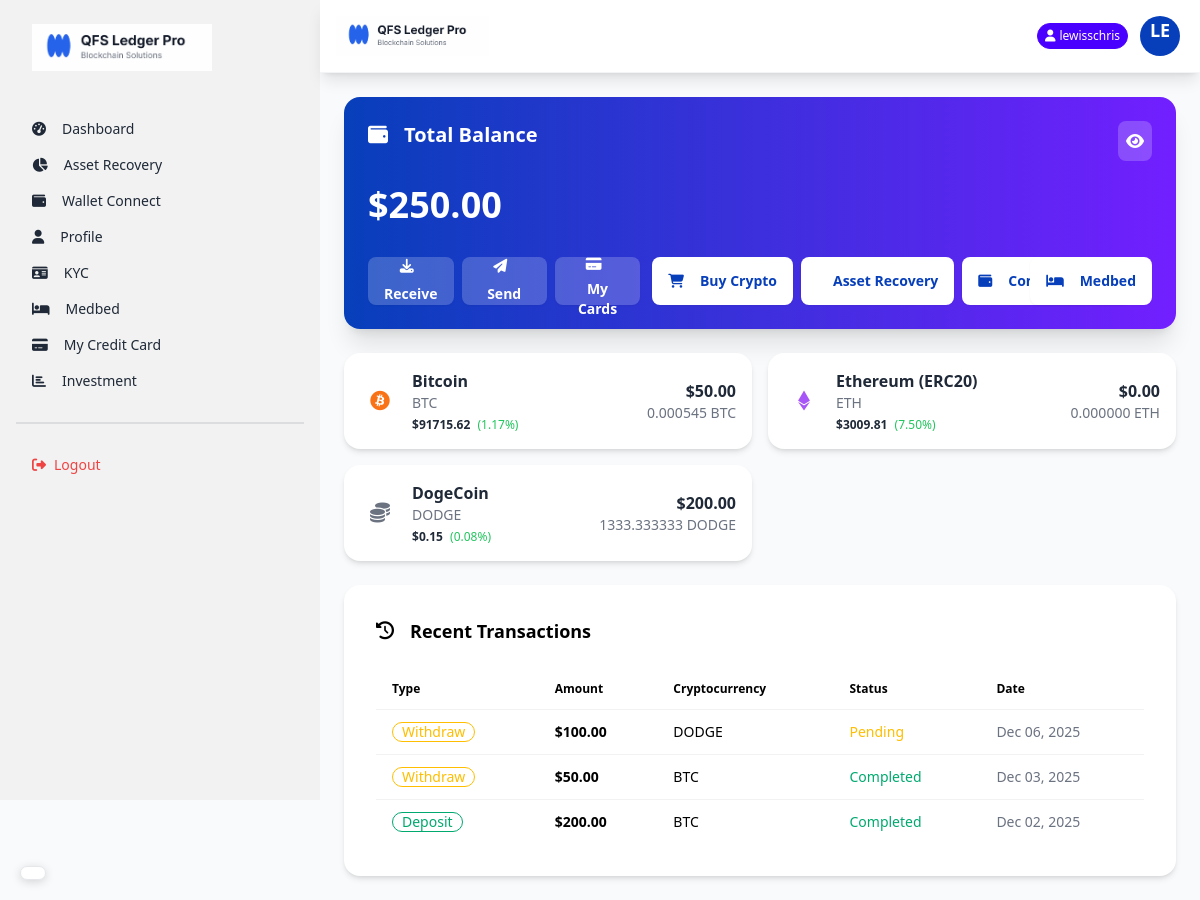
The app's page /dashboard/ (signed in), older data.
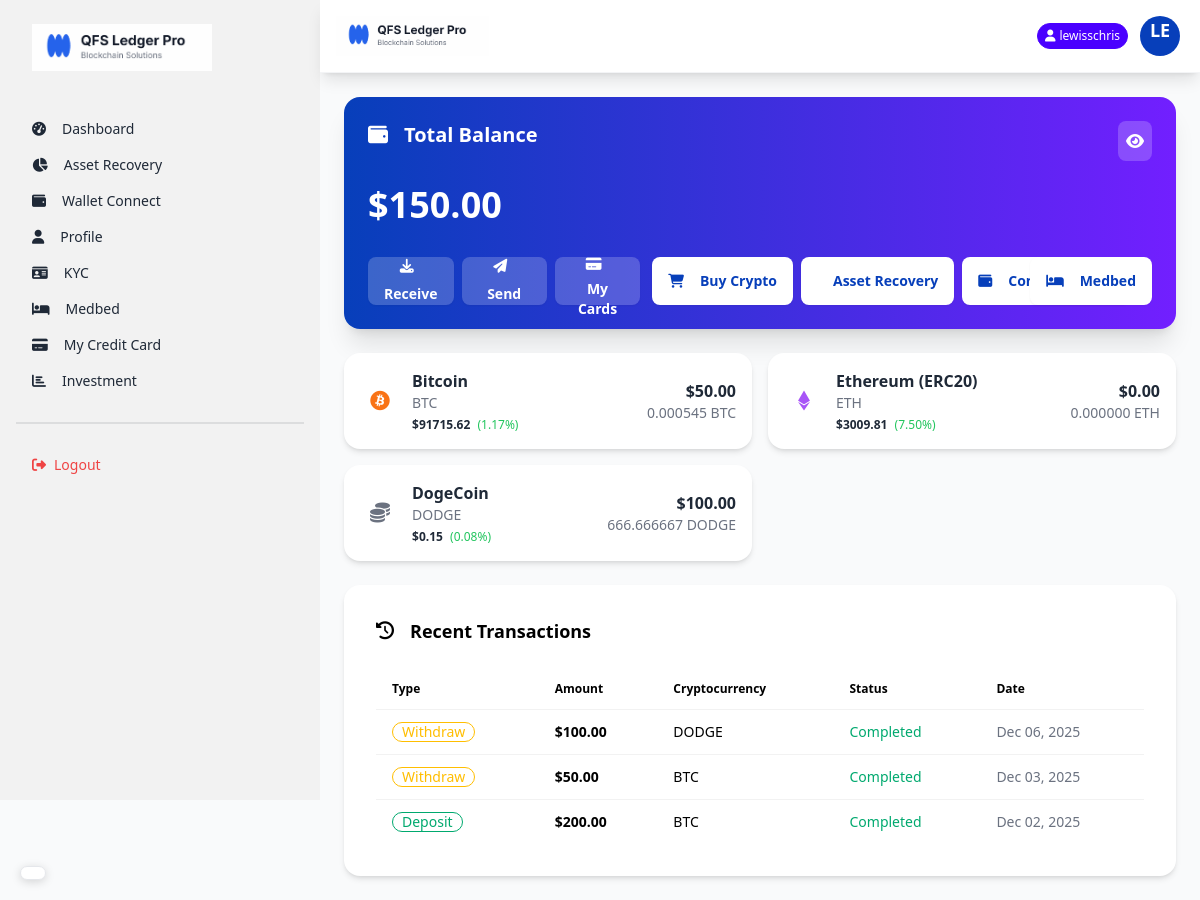
The same page, newer data.
### core/models.py (models this page shows, shortened)
class TotalBalance(models.Model):
    user = models.OneToOneField(User, on_delete=models.CASCADE)
    total_usd_balance = models.DecimalField(max_digits=20, decimal_places=2, default=0)
    last_updated = models.DateTimeField(auto_now=True)
    def calculate_total_balance(self):
        holdings = UserCryptoHolding.objects.filter(user=self.user)
        total = sum(holding.amount_in_usd for holding in holdings)
        self.total_usd_balance = total
        self.save()
        return total

class Crytocurrency(models.Model):
    name = models.CharField(max_length=50)
    symbol = models.CharField(max_length=10)
    logo = models.ImageField(upload_to='crypto_logos/', blank=True, null=True)
    coin_price = models.DecimalField(max_digits=20, decimal_places=2)
    market_percentage = models.DecimalField(max_digits=5, decimal_places=2)
    created_at = models.DateTimeField(auto_now_add=True)
    def get_icon_class(self):
        icon_map = {
            'BTC': 'fab fa-bitcoin text-orange-500',
            'ETH': 'fab fa-ethereum text-purple-500',
            'BNB': 'fab fa-bnb text-yellow-500',
            'XRP': 'fas fa-x text-black',
            'ADA': 'fab fa-ada text-blue-500',
            'DOGE': 'fab fa-dogecoin text-yellow-400',
        }
        return icon_map.get(self.symbol, 'fas fa-coins text-gray-500')

class UserCryptoHolding(models.Model):
    user = models.ForeignKey(User, on_delete=models.CASCADE)
    cryptocurrency = models.ForeignKey(Crytocurrency, on_delete=models.CASCADE)
    amount_in_usd = models.DecimalField(max_digits=20, decimal_places=2)
    amount = models.DecimalField(max_digits=20, decimal_places=8)
    acquired_at = models.DateTimeField(auto_now_add=True)

class Withdrawal(models.Model):
    user = models.ForeignKey(User, on_delete=models.CASCADE)
    cryptocurrency = models.ForeignKey(Crytocurrency, on_delete=models.CASCADE)
    amount_in_usd = models.DecimalField(max_digits=20, decimal_places=2)  # Only USD amount
    user_wallet_address = models.CharField(max_length=255)  # User's external wallet address
    tx_hash = models.CharField(max_length=255, blank=True, null=True)  # Transaction hash from blockchain
    status = models.CharField(max_length=20, default='pending', choices=WITHDRAWAL_STATUS_CHOICES)
    created_at = models.DateTimeField(auto_now_add=True)
    updated_at = models.DateTimeField(auto_now=True)

### core/views.py (the view)
# urls.py: path('dashboard/', views.dashboard_view, name='dashboard'),
@login_required
def dashboard_view(request):
    user = request.user
    total_balance_obj, created = TotalBalance.objects.get_or_create(user=user)
    total_balance_obj.calculate_total_balance()
    all_cryptos = Crytocurrency.objects.all()
    user_holdings = UserCryptoHolding.objects.filter(user=user)
    holdings_map = {h.cryptocurrency_id: h for h in user_holdings}
    crypto_data = []
    for crypto in all_cryptos:
        holding = holdings_map.get(crypto.id)
        crypto_data.append({
            'cryptocurrency': crypto,
            'amount': holding.amount if holding else 0,
            'amount_in_usd': holding.amount_in_usd if holding else 0,
        })
    recent_deposits = Deposit.objects.filter(user=user).order_by('-created_at')[:5]
    recent_withdrawals = Withdrawal.objects.filter(user=user).order_by('-created_at')[:5]
    recent_transactions = sorted(
        list(recent_deposits) + list(recent_withdrawals),
        key=lambda x: x.created_at,
        reverse=True
    )[:5]
    try:
        kyc_status = user.kyc.status
    except:
        kyc_status = 'not_submitted'
    wallet_connected = hasattr(user, 'connectwallet')
    context = {
        'total_balance': total_balance_obj,
        'crypto_data': crypto_data,
        'recent_transactions': recent_transactions,
        'kyc_status': kyc_status,
        'wallet_connected': wallet_connected,
    }
    return render(request, 'dashboard.html', context)

### core/templates/dashboard.html (shortened to what the changed rows need)
{% extends "layout.html" %}
{% load static %}
{% block content %}
<main class="flex-1 p-4 md:p-6">
    <div class="card bg-gradient-to-r from-primary to-secondary text-white shadow-xl mb-6">
        <div class="card-body p-4 md:p-6">
            <div class="flex justify-between items-start mb-4">
                <h2 class="card-title text-lg md:text-xl">
                    <i class="fas fa-wallet mr-2"></i>
                    Total Balance
                </h2>
                <div class="bg-white bg-opacity-20 p-2 rounded-lg cursor-pointer" onclick="toggleBalance()">
                </div>
            </div>
            <p class="text-2xl md:text-4xl font-bold mb-6" id="total-balance">
                ${{ total_balance.total_usd_balance|stringformat:".2f" }}
            </p>
            <div class="flex flex-col md:flex-row gap-3">
                <div class="flex justify-between gap-2">
                </div>
            <div class="flex justify-between gap-2">
            </div>
            <a href="{% url 'medbed_request' %}"
                    class="btn btn-sm md:btn-md bg-white text-primary border-none font-bold">
                </a>
            </div>
        </div>
    </div>
    <div class="grid grid-cols-1 md:grid-cols-2 gap-4 mb-6" id="crypto-cards">
        {% for item in crypto_data %}
        <div class="card bg-white shadow-md">
            <div class="card-body p-4">
                <div class="flex justify-between items-center">
                    <div class="flex items-center">
                        <div class="avatar placeholder mr-3">
                            <div class="bg-neutral-focus text-neutral-content rounded-full w-10">
                                <i class="{{ item.cryptocurrency.get_icon_class }} text-xl"></i>
                            </div>
                        </div>
                        <div>
                            <h3 class="font-bold">{{ item.cryptocurrency.name }}</h3>
                            <p class="text-sm text-gray-500">{{ item.cryptocurrency.symbol }}</p>
                            <div class="text-xs mt-1">
                                <span class="font-semibold">${{ item.cryptocurrency.coin_price }}</span>
                                <span class="text-green-500 ml-1">({{ item.cryptocurrency.market_percentage }}%)</span>
                            </div>
                        </div>
                    </div>
                    <div class="text-right">
                        <p class="font-bold">${{ item.amount_in_usd|stringformat:".2f" }}</p>
                        <p class="text-sm text-gray-500">{{ item.amount|stringformat:".6f" }} {{ item.cryptocurrency.symbol }}</p>
                    </div>
                </div>
            </div>
        </div>
        {% endfor %}
    </div>
    <div class="card bg-white shadow-md">
        <div class="card-body">
            <div class="overflow-x-auto">
                <table class="table table-auto w-full text-dark">
                    <thead>
                        <tr>
                            <th class="text-dark">Type</th>
                            <th class="text-dark">Amount</th>
                            <th class="text-dark">Cryptocurrency</th>
                            <th class="text-dark">Status</th>
                            <th class="text-dark">Date</th>
                        </tr>
                    </thead>
                    <tbody id="transactions-table">
                        {% for tx in recent_transactions %}
                        <tr>
                            <td>
                                {% if tx.admin_wallet %}
                                <span class="badge badge-success badge-outline">Deposit</span>
                                {% else %}
                                <span class="badge badge-warning badge-outline">Withdraw</span>
                                {% endif %}
                            </td>
                            <td class="font-bold">${{ tx.amount_in_usd|stringformat:".2f" }}</td>
                            <td>{{ tx.cryptocurrency.symbol }}</td>
                            <td>
                                {% if tx.status == 'completed' %}
                                <span class="text-success">Completed</span>
                                {% elif tx.status == 'pending' %}
                                <span class="text-warning">Pending</span>
                                {% else %}
                                <span class="text-error">Failed</span>
                                {% endif %}
                            </td>
                            <td class="text-sm text-gray-500">{{ tx.created_at|date:"M d, Y" }}</td>
                        </tr>
                        {% empty %}
                        <tr>
                            <td colspan="5" class="text-center py-4">No transactions yet</td>
                        </tr>
                        {% endfor %}
                    </tbody>
                </table>
            </div>
        </div>
    </div>
</main>
{% endblock %}

Row changes from the older to the newer data that the page shows:
changed TotalBalance: total_usd_balance "250.00" → "150.00"
changed through a linked row, Crytocurrency "DogeCoin": amount_in_usd "200.00" → "100.00"; amount "1333.333333" → "666.666667"
changed Withdrawal "Dec 06, 2025": status "Pending" → "Completed"
